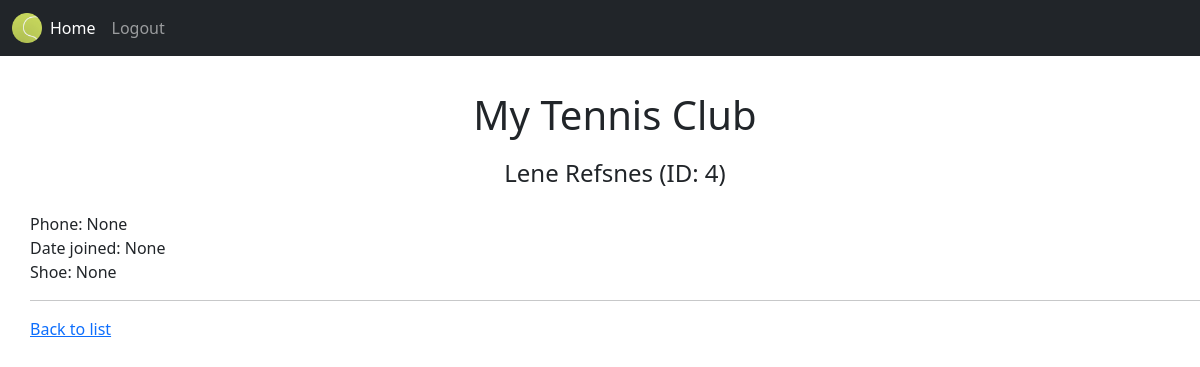
The app's page /4/detail (signed in), older data.
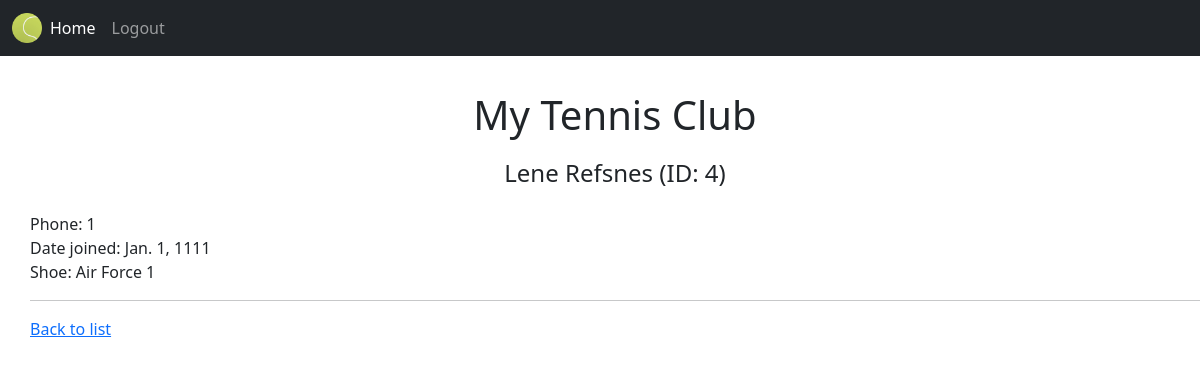
The same page, newer data.
### members/models.py (models this page shows, shortened)
class Member(models.Model):
    shoe = models.ForeignKey(ShoeBrand, on_delete=models.CASCADE, null=True)
    firstname = models.CharField(max_length=255)
    lastname = models.CharField(max_length=255)
    phone = models.IntegerField(null=True)
    joined_date = models.DateField(null=True)

class ShoeBrand(models.Model):
    modelname = models.CharField(max_length=255)
    brand = models.CharField(max_length=255)
    def __str__(self):
        return f"{self.modelname}"

### members/views.py (the view)
# urls.py: path('<int:id>/detail', views.memberdetail_view, name='memberdetail_view'),
@login_required
@permission_required("members.view_member", login_url='http://127.0.0.1:8000/users/denied')
def memberdetail_view(request, id):
    context = {}
    context["data"] = Member.objects.get(id = id)
    return render(request, "crud/detailview.html", context)

### members/templates/crud/detailview.html (shortened to what this page needs)
{% extends "master.html" %}
{% block content %}
    <h1>My Tennis Club</h1>
    <h4>{{ data.firstname }} {{ data.lastname }} (ID: {{ data.id }})</h4><br/>
    <p>
      Phone: {{ data.phone }}<br/>
      Date joined: {{ data.joined_date }}<br/>
      Shoe: {{ data.shoe }}<br/>
    </p>
    <hr/>
    <p><a href="{% url 'memberlist_view' %}">Back to list</a></p>
{% endblock %}

Row changes from the older to the newer data that the page shows:
changed Member "Lene": phone "None" → "1"; joined_date "None" → "Jan. 1, 1111"; shoe "None" → "Air Force 1"
